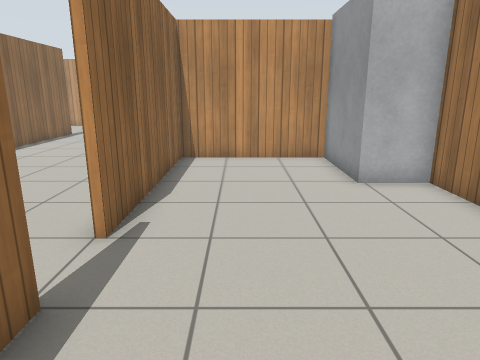
view 1 (above)

16 first-person views from a walk through a Gazebo world. The camera is 1.2 m above the floor, tilts 14° down and sees 70° across. The floor is counted in squares, 0.5 m on a side. Each view is taken from the middle of a square. On the plan, view 1 faces up. The plan holds only what a view shows up to about 19 squares ahead; the rest is blank. Simple patterns stand in for the simulator's built-in surfaces.

view 2
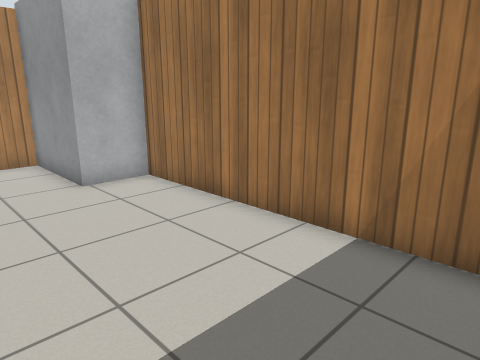

view 3
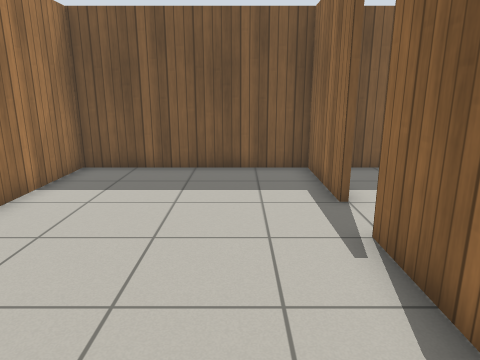

view 4
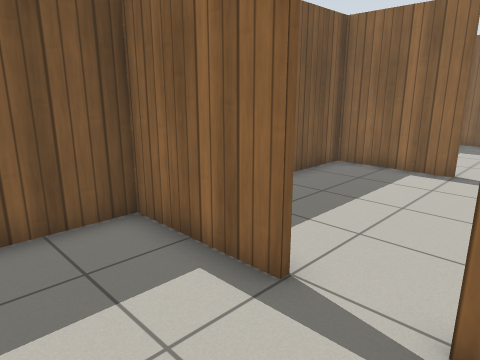

view 5
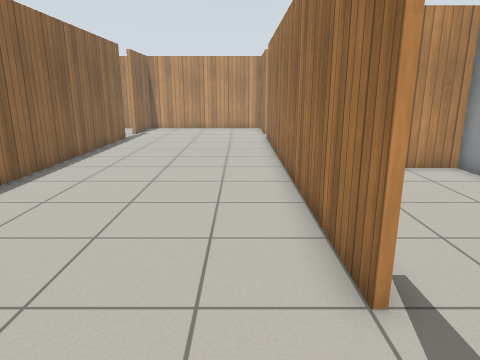

view 6
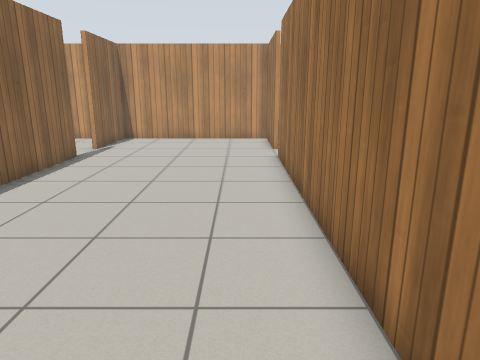

view 7
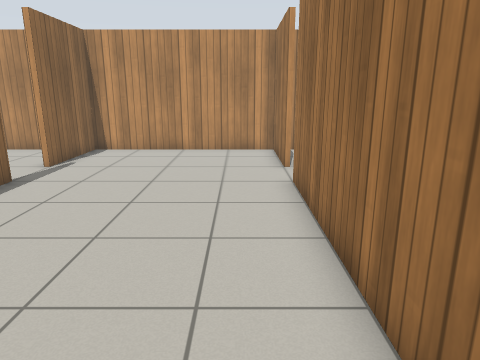

view 8
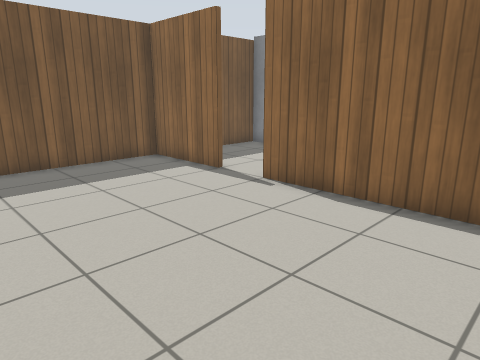

view 9
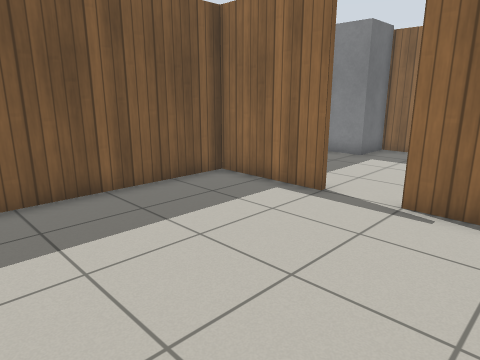

view 10
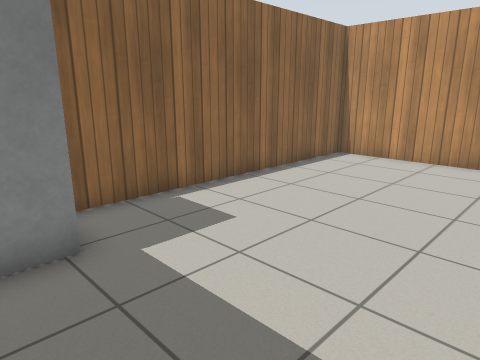

view 11
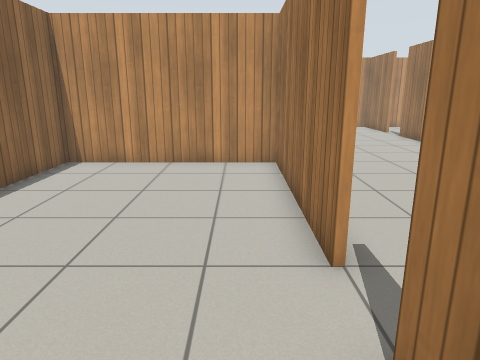

view 12
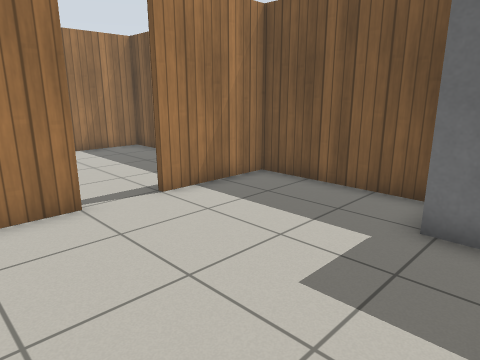

view 13
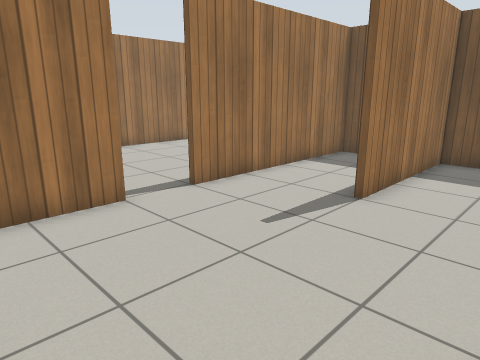

view 14
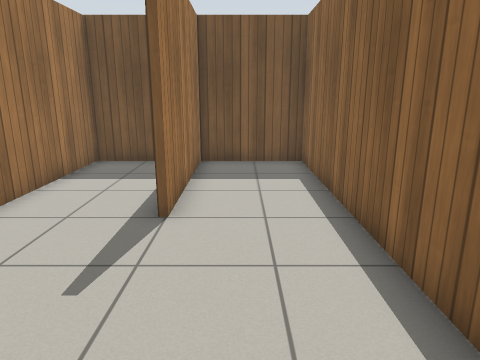

view 15
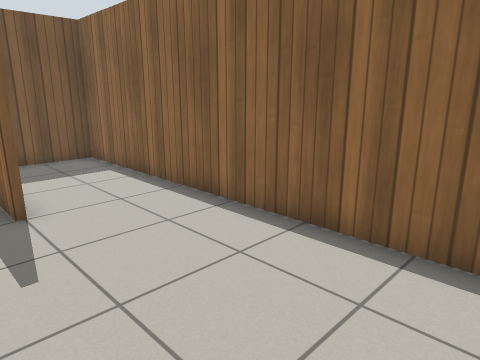

view 16
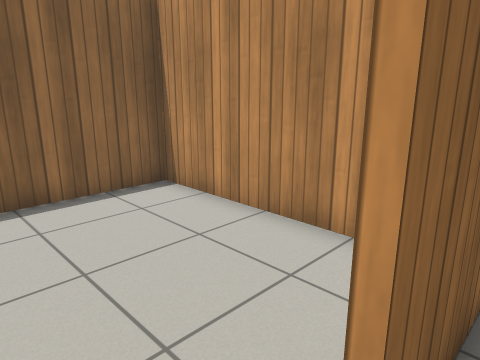

### Floor plan
Ten units are one square. View 1 is at (0, 0); x grows to the right and y downward. Boxes are objects, and circles mark ways between rooms. Rooms are numbered by the first view taken in them; rooms with no view inside come last. Other rooms are left out.
<svg viewBox="-190 -278 250 288">
<path fill="none" stroke="#000" d="M-23 -35 -23 3 53 3 53 -92M34 -133 -23 -133 -23 -54M-105 -215 -105 -54M-25 -54 -25 -215M-25 -234 -25 -273 -105 -273 -105 -234M-105 -35 -105 4M-99 3 -25 3 -25 -26M-107 -54 -107 -131M-156 3 -99 3M-107 4 -107 -35M-183 -131 -183 -18M-106 -133 -184 -133M-107 -234 -107 -260M-122 -273 -183 -273 -183 -131M-129 -135 -106 -135M-184 -135 -146 -135 -146 -195M-107 -131 -107 -215M-144 -195 -144 -182"/>
<rect x="35" y="-125" width="20" height="30" fill="#bbb"><title>grey box</title></rect>
<rect x="-185" y="-15" width="30" height="20" fill="#bbb"><title>grey box</title></rect>
<circle cx="-20" cy="-45" r="3" fill="#2a7"/>
<circle cx="-100" cy="-45" r="3" fill="#2a7"/>
<circle cx="-100" cy="-225" r="3" fill="#2a7"/>
<text x="20" y="-60">1</text>
<text x="-60" y="-140">2</text>
<text x="-150" y="-60">3</text>
<text x="-150" y="-210">4</text>
</svg>
Room 1 opens to room 2. Room 2 opens to room 3. Room 2 opens to room 4.

Where each view was taken, in squares from view 1:
view 1: 0 up, 0 right, facing up
view 2: 0 up, 0 right, facing up-right
view 3: 11 up, 0 right, facing down
view 4: 6 up, 1 right, facing down-left
view 5: 2 up, 4 left, facing up
view 6: 8 up, 4 left, facing up
view 7: 12 up, 4 left, facing up
view 8: 12 up, 3 left, facing down-left
view 9: 8 up, 3 left, facing down-left
view 10: 0 up, 11 left, facing up-left
view 11: 1 up, 12 left, facing up
view 12: 8 up, 18 left, facing down-right
view 13: 27 up, 18 left, facing down-right
view 14: 26 up, 16 left, facing down
view 15: 27 up, 13 left, facing down-left
view 16: 22 up, 10 left, facing up-left
